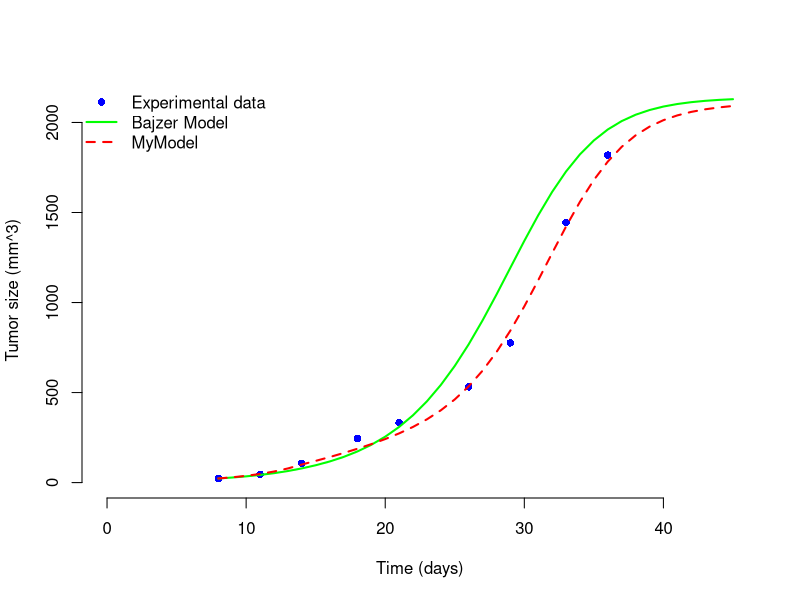

Write the R code that produced this figure.
rm(list=ls())

###################################################################
###################################################################
## Projet
###################################################################
###################################################################

data.df <- read.csv("../Data/NIS-data.csv", header=TRUE)

TimeData <- data.df$x
TumorData <- data.df$y



Viro.model <- function(t, pop, param) {
  
  y <- pop[1]  # Uninfected Tumors
  x <- pop[2]  # Infected Tumors
  v <- pop[3]  # Virus
  
  K=param[1] #Carrying capacity of tumors (in 10 ^6 cells)
  r=param[2] #Effective growth rate of uninfected cells (day-1)
  delta=param[3] #Effective death rate constant of infected cells (day-1)
  
  rho=param[4] #Rate constant of cell fusion (per day per 10^6 cells)
  k=param[5] #Infection rate constant (per day per 106 cells or virions) of uninfected cells by free virus v(t)
  a=param[6] #Virus production rate constant by infected cells (virions per day per cell)
  w=param[7] #Rate constant of virus elimination (day-1)
  
  eps=param[8]
  
  #x,y,v the results 
  dy <- r*y*(1-((y+x)^eps/K^eps))-k*y*v-rho*x*y
  dx <- k*y*v - delta*x
  dv <- a*x - w*v - k*y*v
  

  
  res<-c(dy, dx, dv)
  
  list(res)
}


MyViro.model <- function(t, pop, param) {
  y <- pop[1]  # cellules tumorales non infectées
  x <- pop[2]  # cellules tumorales infectées
  s <- pop[3]
  v <- pop[4]  # particules virales
  
  
  K     <- param[1]
  r     <- param[2]
  delta <- param[3]
  rho   <- param[4]
  k     <- param[5]
  a     <- param[6]
  w     <- param[7]
  eps   <- param[8]
  gamma <- param[9]
  l    <- param[10]  # release of virus
  
  dy <- r * y * (1 - ((y + x + s)^eps / K^eps)) - rho* x * y -k*y*v
  
  dx <- k*y*v  - delta*x - rho* x * y
  
  ds <- 2*rho*x*y - gamma*s
  
  dv <- a*x - w*v - k*y*v + l*gamma*s
  
  res<-c(dy, dx, ds, dv)
  
  list(res)
}

##############################
### main = execution du modele
##############################


require(deSolve)

Tmax = 45
dt = 1

y0=TumorData[1]
x0=0
s0=0
v0=0

#Estimated param
event.dat <- data.frame(var   = c("v"),
                        time  = 14,
                        value = 2,
                        method = "replace")

Time=seq(from=TimeData[1],to=Tmax,by=dt)

Init.cond <- c(y = y0, x = x0, v = v0)
param=c(2139.258,0.2062134,1.119, 0.141, 0.000591, 0.9, 0.3 ,1.648773)
Init_mymodel.cond <- c(y = y0, x = x0,  s = s0, v = v0)
param_mymodel=c(2139.258, 0.2465703,0.6790797, 0.0869327, 0.3876686, 4.2512462,  0.1503796, 1.648773, 1.0000000, 0.4578726)

# Execute
result <- lsoda(Init.cond, Time, Viro.model, param, events = list(data = event.dat))
result_mymodel <- lsoda(Init_mymodel.cond, Time, MyViro.model, param_mymodel, events = list(data = event.dat))

colnames(result) <- c("Time", "y", "x", "v")
colnames(result_mymodel) <- c("Time", "y", "x", "s", "v")

##############################################################################
# Plot all together
##############################################################################
plot(TimeData, TumorData, pch=16, col="blue",
     xlab="Time (days)", ylab="Tumor size (mm^3)", bty="n",
     xlim = c(0, Tmax),ylim=c(0, 2139.258))

# Model 1 (green)
lines(result[,"Time"], result[,"y"] + result[,"x"], col="green", lwd=2)

# Model 2 (red)
lines(result_mymodel[,"Time"], result_mymodel[,"y"] + result_mymodel[,"x"] + result_mymodel[,"s"], col="red", lwd=2, lty=2)

# Legend
legend("topleft", legend=c("Experimental data", "Bajzer Model", "MyModel"),
       col=c("blue", "green", "red"),
       pch=c(16, NA, NA), lty=c(NA, 1, 2), lwd=c(NA, 2, 2), bty="n")
